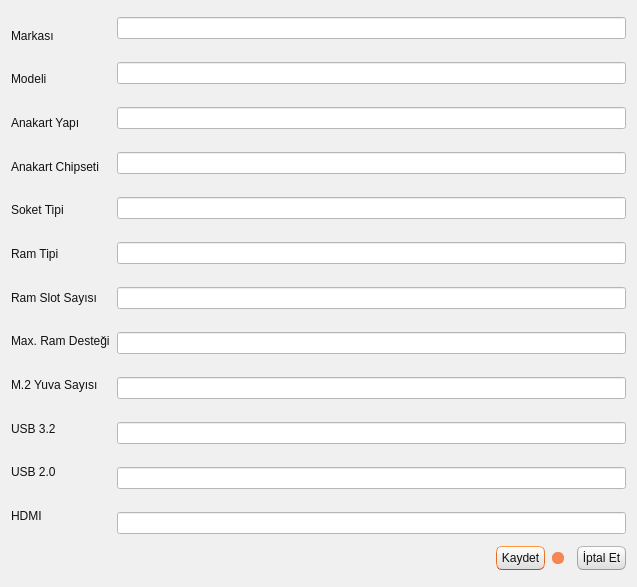
<?xml version="1.0" encoding="UTF-8"?>
<ui version="4.0">
 <class>TKNAnakartPencere</class>
 <widget class="QDialog" name="TKNAnakartPencere">
  <property name="geometry">
   <rect>
    <x>0</x>
    <y>0</y>
    <width>637</width>
    <height>587</height>
   </rect>
  </property>
  <property name="windowTitle">
   <string>Dialog</string>
  </property>
  <property name="styleSheet">
   <string notr="true">/*
Ubuntu Style Sheet for QT Applications
Author: Jaime A. Quiroga P.
Company: GTRONICK
Last updated: 09/10/2019 (dd/mm/yyyy), 12:31.
Available at: https://github.com/GTRONICK/QSS/blob/master/Ubuntu.qss
*/
QMainWindow {
	background-color:#f0f0f0;
}
QCheckBox {
	padding:2px;
}
QCheckBox:hover {
	border:1px solid rgb(255,150,60);
	border-radius:4px;
	padding: 1px;
	background-color:qlineargradient(spread:pad, x1:0.5, y1:1, x2:0.5, y2:0, stop:0 rgba(190, 90, 50, 50), stop:1 rgba(250, 130, 40, 50));
}
QCheckBox::indicator:checked {
	border:1px solid rgb(246, 134, 86);
	border-radius:4px;
  	background-color:rgb(246, 134, 86)
}
QCheckBox::indicator:unchecked {
	border-width:1px solid rgb(246, 134, 86);
	border-radius:4px;
  	background-color:rgb(255,255,255);
}
QColorDialog {
	background-color:#f0f0f0;
}
QComboBox {
	color:rgb(81,72,65);
	background: #ffffff;
}
QComboBox:editable {
	selection-color:rgb(81,72,65);
	selection-background-color: #ffffff;
}
QComboBox QAbstractItemView {
	selection-color: #ffffff;
	selection-background-color: rgb(246, 134, 86);
}
QComboBox:!editable:on, QComboBox::drop-down:editable:on {
	color:  #1e1d23;	
}
QDateTimeEdit, QDateEdit, QDoubleSpinBox, QFontComboBox {
	color:rgb(81,72,65);
	background-color: #ffffff;
}

QDialog {
	background-color:#f0f0f0;
}

QLabel,QLineEdit {
	color:rgb(17,17,17);
}
QLineEdit {
	background-color:rgb(255,255,255);
	selection-background-color:rgb(236,116,64);
}
QMenuBar {
	color:rgb(223,219,210);
	background-color:rgb(65,64,59);
}
QMenuBar::item {
	padding-top:4px;
	padding-left:4px;
	padding-right:4px;
	color:rgb(223,219,210);
	background-color:rgb(65,64,59);
}
QMenuBar::item:selected {
	color:rgb(255,255,255);
	padding-top:2px;
	padding-left:2px;
	padding-right:2px;
	border-top-width:2px;
	border-left-width:2px;
	border-right-width:2px;
	border-top-right-radius:4px;
	border-top-left-radius:4px;
	border-style:solid;
	background-color:rgb(65,64,59);
	border-top-color: rgb(47,47,44);
	border-right-color: qlineargradient(spread:pad, x1:0, y1:1, x2:1, y2:0, stop:0 rgba(90, 87, 78, 255), stop:1 rgba(47,47,44, 255));
	border-left-color:  qlineargradient(spread:pad, x1:1, y1:0, x2:0, y2:0, stop:0 rgba(90, 87, 78, 255), stop:1 rgba(47,47,44, 255));
}
QMenu {
	color:rgb(223,219,210);
	background-color:rgb(65,64,59);
}
QMenu::item {
	color:rgb(223,219,210);
	padding:4px 10px 4px 20px;
}
QMenu::item:selected {
	color:rgb(255,255,255);
	background-color: qlineargradient(spread:pad, x1:0.5, y1:1, x2:0.5, y2:0, stop:0 rgba(225, 108, 54, 255), stop:1 rgba(246, 134, 86, 255));
	border-style:solid;
	border-width:3px;
	padding:4px 7px 4px 17px;
	border-bottom-color:qlineargradient(spread:pad, x1:0.5, y1:1, x2:0.5, y2:0, stop:0 rgba(175,85,48,255), stop:1 rgba(236,114,67, 255));
	border-top-color:qlineargradient(spread:pad, x1:0.5, y1:1, x2:0.5, y2:0, stop:0 rgba(253,156,113,255), stop:1 rgba(205,90,46, 255));
	border-right-color:qlineargradient(spread:pad, x1:0, y1:0.5, x2:1, y2:0.5, stop:0 rgba(253,156,113,255), stop:1 rgba(205,90,46, 255));
	border-left-color:qlineargradient(spread:pad, x1:1, y1:0.5, x2:0, y2:0.5, stop:0 rgba(253,156,113,255), stop:1 rgba(205,90,46, 255));
}
QPlainTextEdit {
	border-width: 1px solid transparent;
	color:rgb(17,17,17);
	selection-background-color:rgb(236,116,64);
}
QProgressBar {
	text-align: center;
	color: rgb(0, 0, 0);
	border: 1px inset rgb(150,150,150); 
	border-radius: 10px;
	background-color:rgb(221,221,219);
}
QProgressBar::chunk:horizontal {
	background-color: qlineargradient(spread:pad, x1:0.5, y1:1, x2:0.5, y2:0, stop:0 rgba(225, 108, 54, 255), stop:1 rgba(246, 134, 86, 255));
	border:1px solid;
	border-radius:8px;
	border-bottom-color:qlineargradient(spread:pad, x1:0.5, y1:1, x2:0.5, y2:0, stop:0 rgba(175,85,48,255), stop:1 rgba(236,114,67, 255));
	border-top-color:qlineargradient(spread:pad, x1:0.5, y1:1, x2:0.5, y2:0, stop:0 rgba(253,156,113,255), stop:1 rgba(205,90,46, 255));
	border-right-color:qlineargradient(spread:pad, x1:0, y1:0.5, x2:1, y2:0.5, stop:0 rgba(253,156,113,255), stop:1 rgba(205,90,46, 255));
	border-left-color:qlineargradient(spread:pad, x1:1, y1:0.5, x2:0, y2:0.5, stop:0 rgba(253,156,113,255), stop:1 rgba(205,90,46, 255));
}
QPushButton{
	color:rgb(17,17,17);
	border-width: 1px;
	border-radius: 6px;
	border-bottom-color: rgb(150,150,150);
	border-right-color: rgb(165,165,165);
	border-left-color: rgb(165,165,165);
	border-top-color: rgb(180,180,180);
	border-style: solid;
	padding: 4px;
	background-color: qlineargradient(spread:pad, x1:0.5, y1:1, x2:0.5, y2:0, stop:0 rgba(220, 220, 220, 255), stop:1 rgba(255, 255, 255, 255));
}
QPushButton:hover{
	color:rgb(17,17,17);
	border-width: 1px;
	border-radius:6px;
	border-top-color: rgb(255,150,60);
	border-right-color: qlineargradient(spread:pad, x1:0, y1:1, x2:1, y2:0, stop:0 rgba(200, 70, 20, 255), stop:1 rgba(255,150,60, 255));
	border-left-color:  qlineargradient(spread:pad, x1:1, y1:0, x2:0, y2:0, stop:0 rgba(200, 70, 20, 255), stop:1 rgba(255,150,60, 255));
	border-bottom-color: rgb(200,70,20);
	border-style: solid;
	padding: 2px;
	background-color: qlineargradient(spread:pad, x1:0.5, y1:1, x2:0.5, y2:0, stop:0 rgba(220, 220, 220, 255), stop:1 rgba(255, 255, 255, 255));
}
QPushButton:default{
	color:rgb(17,17,17);
	border-width: 1px;
	border-radius:6px;
	border-top-color: rgb(255,150,60);
	border-right-color: qlineargradient(spread:pad, x1:0, y1:1, x2:1, y2:0, stop:0 rgba(200, 70, 20, 255), stop:1 rgba(255,150,60, 255));
	border-left-color:  qlineargradient(spread:pad, x1:1, y1:0, x2:0, y2:0, stop:0 rgba(200, 70, 20, 255), stop:1 rgba(255,150,60, 255));
	border-bottom-color: rgb(200,70,20);
	border-style: solid;
	padding: 2px;
	background-color: qlineargradient(spread:pad, x1:0.5, y1:1, x2:0.5, y2:0, stop:0 rgba(220, 220, 220, 255), stop:1 rgba(255, 255, 255, 255));
}
QPushButton:pressed{
	color:rgb(17,17,17);
	border-width: 1px;
	border-radius: 6px;
	border-width: 1px;
	border-top-color: rgba(255,150,60,200);
	border-right-color: qlineargradient(spread:pad, x1:0, y1:1, x2:1, y2:0, stop:0 rgba(200, 70, 20, 255), stop:1 rgba(255,150,60, 200));
	border-left-color:  qlineargradient(spread:pad, x1:1, y1:0, x2:0, y2:0, stop:0 rgba(200, 70, 20, 255), stop:1 rgba(255,150,60, 200));
	border-bottom-color: rgba(200,70,20,200);
	border-style: solid;
	padding: 2px;
	background-color: qlineargradient(spread:pad, x1:0.5, y1:0, x2:0.5, y2:1, stop:0 rgba(220, 220, 220, 255), stop:1 rgba(255, 255, 255, 255));
}
QPushButton:disabled{
	color:rgb(174,167,159);
	border-width: 1px;
	border-radius: 6px;
	background-color: qlineargradient(spread:pad, x1:0.5, y1:1, x2:0.5, y2:0, stop:0 rgba(200, 200, 200, 255), stop:1 rgba(230, 230, 230, 255));
}
QRadioButton {
	padding: 1px;
}
QRadioButton::indicator:checked {
	height: 10px;
	width: 10px;
	border-style:solid;
	border-radius:5px;
	border-width: 1px;
	border-color: rgba(246, 134, 86, 255);
	color: #a9b7c6;
	background-color:rgba(246, 134, 86, 255);
}
QRadioButton::indicator:!checked {
	height: 10px;
	width: 10px;
	border-style:solid;
	border-radius:5px;
	border-width: 1px;
	border-color: rgb(246, 134, 86);
	color: #a9b7c6;
	background-color: transparent;
}
QScrollArea {
	color: white;
	background-color:#f0f0f0;
}
QSlider::groove {
	border-style: solid;
	border-width: 1px;
	border-color: rgb(207,207,207);
}
QSlider::groove:horizontal {
	height: 5px;
	background: rgb(246, 134, 86);
}
QSlider::groove:vertical {
	width: 5px;
	background: rgb(246, 134, 86);
}
QSlider::handle:horizontal {
	background: rgb(253,253,253);
	border-style: solid;
	border-width: 1px;
	border-color: rgb(207,207,207);
	width: 12px;
	margin: -5px 0;
	border-radius: 7px;
}
QSlider::handle:vertical {
	background: rgb(253,253,253);
	border-style: solid;
	border-width: 1px;
	border-color: rgb(207,207,207);
	height: 12px;
	margin: 0 -5px;
	border-radius: 7px;
}
QSlider::add-page:horizontal, QSlider::add-page:vertical {
 	background: white;
}
QSlider::sub-page:horizontal, QSlider::sub-page:vertical {
	background: rgb(246, 134, 86);
}
QStatusBar, QSpinBox {
	color:rgb(81,72,65);
}
QSpinBox {
	background-color: #ffffff;
}
QScrollBar:horizontal {
	max-height: 20px;
	border: 1px transparent;
	margin: 0px 20px 0px 20px;
}
QScrollBar::handle:horizontal {
	background: rgb(253,253,253);
	border: 1px solid rgb(207,207,207);
	border-radius: 7px;
	min-width: 25px;
}
QScrollBar::handle:horizontal:hover {
	background: rgb(253,253,253);
	border: 1px solid rgb(255,150,60);
	border-radius: 7px;
	min-width: 25px;
}
QScrollBar::add-line:horizontal {
  	border: 1px solid rgb(207,207,207);
  	border-top-right-radius: 7px;
  	border-top-left-radius: 7px;
  	border-bottom-right-radius: 7px;
  	background: rgb(255, 255, 255);
  	width: 20px;
  	subcontrol-position: right;
  	subcontrol-origin: margin;
}
QScrollBar::add-line:horizontal:hover {
  	border: 1px solid rgb(255,150,60);
  	border-top-right-radius: 7px;
  	border-top-left-radius: 7px;
  	border-bottom-right-radius: 7px;
  	background: rgb(255, 255, 255);
  	width: 20px;
  	subcontrol-position: right;
  	subcontrol-origin: margin;
}
QScrollBar::add-line:horizontal:pressed {
  	border: 1px solid grey;
  	border-top-left-radius: 7px;
  	border-top-right-radius: 7px;
  	border-bottom-right-radius: 7px;
  	background: rgb(231,231,231);
  	width: 20px;
  	subcontrol-position: right;
  	subcontrol-origin: margin;
}
QScrollBar::sub-line:horizontal {
  	border: 1px solid rgb(207,207,207);
  	border-top-right-radius: 7px;
  	border-top-left-radius: 7px;
  	border-bottom-left-radius: 7px;
  	background: rgb(255, 255, 255);
  	width: 20px;
  	subcontrol-position: left;
  	subcontrol-origin: margin;
}
QScrollBar::sub-line:horizontal:hover {
  	border: 1px solid rgb(255,150,60);
  	border-top-right-radius: 7px;
  	border-top-left-radius: 7px;
  	border-bottom-left-radius: 7px;
  	background: rgb(255, 255, 255);
  	width: 20px;
  	subcontrol-position: left;
  	subcontrol-origin: margin;
}
QScrollBar::sub-line:horizontal:pressed {
  	border: 1px solid grey;
  	border-top-right-radius: 7px;
  	border-top-left-radius: 7px;
  	border-bottom-left-radius: 7px;
  	background: rgb(231,231,231);
  	width: 20px;
  	subcontrol-position: left;
  	subcontrol-origin: margin;
}
QScrollBar::left-arrow:horizontal {
  	border: 1px transparent grey;
  	border-top-left-radius: 3px;
  	border-bottom-left-radius: 3px;
  	width: 6px;
  	height: 6px;
  	background: rgb(230,230,230);
}
QScrollBar::right-arrow:horizontal {
	border: 1px transparent grey;
	border-top-right-radius: 3px;
	border-bottom-right-radius: 3px;
  	width: 6px;
  	height: 6px;
 	background: rgb(230,230,230);
}
QScrollBar::add-page:horizontal, QScrollBar::sub-page:horizontal {
 	background: none;
} 
QScrollBar:vertical {
	max-width: 20px;
	border: 1px transparent grey;
	margin: 20px 0px 20px 0px;
}
QScrollBar::add-line:vertical {
	border: 1px solid;
	border-color: rgb(207,207,207);
	border-bottom-right-radius: 7px;
	border-bottom-left-radius: 7px;
	border-top-left-radius: 7px;
	background: rgb(255, 255, 255);
  	height: 20px;
  	subcontrol-position: bottom;
  	subcontrol-origin: margin;
}
QScrollBar::add-line:vertical:hover {
  	border: 1px solid;
  	border-color: rgb(255,150,60);
  	border-bottom-right-radius: 7px;
  	border-bottom-left-radius: 7px;
  	border-top-left-radius: 7px;
  	background: rgb(255, 255, 255);
  	height: 20px;
  	subcontrol-position: bottom;
  	subcontrol-origin: margin;
}
QScrollBar::add-line:vertical:pressed {
  	border: 1px solid grey;
  	border-bottom-left-radius: 7px;
  	border-bottom-right-radius: 7px;
  	border-top-left-radius: 7px;
  	background: rgb(231,231,231);
  	height: 20px;
  	subcontrol-position: bottom;
  	subcontrol-origin: margin;
}
QScrollBar::sub-line:vertical {
  	border: 1px solid rgb(207,207,207);
  	border-top-right-radius: 7px;
  	border-top-left-radius: 7px;
  	border-bottom-left-radius: 7px;
  	background: rgb(255, 255, 255);
  	height: 20px;
  	subcontrol-position: top;
  	subcontrol-origin: margin;
}
QScrollBar::sub-line:vertical:hover {
  	border: 1px solid rgb(255,150,60);
  	border-top-right-radius: 7px;
  	border-top-left-radius: 7px;
  	border-bottom-left-radius: 7px;
	background: rgb(255, 255, 255);
  	height: 20px;
  	subcontrol-position: top;
  	subcontrol-origin: margin;
}
QScrollBar::sub-line:vertical:pressed {
  	border: 1px solid grey;
  	border-top-left-radius: 7px;
  	border-top-right-radius: 7px;
  	background: rgb(231,231,231);
 	height: 20px;
  	subcontrol-position: top;
  	subcontrol-origin: margin;
}
QScrollBar::handle:vertical {
	background: rgb(253,253,253);
	border: 1px solid rgb(207,207,207);
	border-radius: 7px;
	min-height: 25px;
}
QScrollBar::handle:vertical:hover {
	background: rgb(253,253,253);
	border: 1px solid rgb(255,150,60);
	border-radius: 7px;
	min-height: 25px;
}
QScrollBar::up-arrow:vertical {
	border: 1px transparent grey;
  	border-top-left-radius: 3px;
	border-top-right-radius: 3px;
  	width: 6px;
  	height: 6px;
  	background: rgb(230,230,230);
}
QScrollBar::down-arrow:vertical {
  	border: 1px transparent grey;
  	border-bottom-left-radius: 3px;
  	border-bottom-right-radius: 3px;
  	width: 6px;
  	height: 6px;
  	background: rgb(230,230,230);
}
QScrollBar::add-page:vertical, QScrollBar::sub-page:vertical {
  	background: none;
}
QTabWidget {
	color:rgb(0,0,0);
	background-color:rgb(247,246,246);
}
QTabWidget::pane {
	border-color: rgb(180,180,180);
	background-color:rgb(247,246,246);
	border-style: solid;
	border-width: 1px;
  	border-radius: 6px;
}
QTabBar::tab {
	padding-left:4px;
	padding-right:4px;
	padding-bottom:2px;
	padding-top:2px;
	color:rgb(81,72,65);
  	background-color: qlineargradient(spread:pad, x1:0.5, y1:1, x2:0.5, y2:0, stop:0 rgba(221,218,217,255), stop:1 rgba(240,239,238,255));
	border-style: solid;
	border-width: 1px;
  	border-top-right-radius:4px;
	border-top-left-radius:4px;
	border-top-color: rgb(180,180,180);
	border-left-color: rgb(180,180,180);
	border-right-color: rgb(180,180,180);
	border-bottom-color: transparent;
}
QTabBar::tab:selected, QTabBar::tab:last:selected, QTabBar::tab:hover {
  	background-color:rgb(247,246,246);
  	margin-left: 0px;
  	margin-right: 1px;
}
QTabBar::tab:!selected {
	margin-top: 1px;
	margin-right: 1px;
}
QTextEdit {
	border-width: 1px;
	border-style: solid;
	border-color:transparent;
	color:rgb(17,17,17);
	selection-background-color:rgb(236,116,64);
}
QTimeEdit, QToolBox, QToolBox::tab, QToolBox::tab:selected {
	color:rgb(81,72,65);
	background-color: #ffffff;
}</string>
  </property>
  <layout class="QVBoxLayout" name="verticalLayout_3">
   <item>
    <layout class="QHBoxLayout" name="horizontalLayout_2">
     <property name="spacing">
      <number>7</number>
     </property>
     <item>
      <layout class="QVBoxLayout" name="verticalLayout_2">
       <item>
        <widget class="QLabel" name="label">
         <property name="text">
          <string>Markası</string>
         </property>
         <property name="buddy">
          <cstring>lineEdit</cstring>
         </property>
        </widget>
       </item>
       <item>
        <widget class="QLabel" name="label_2">
         <property name="text">
          <string>Modeli</string>
         </property>
         <property name="buddy">
          <cstring>lineEdit_2</cstring>
         </property>
        </widget>
       </item>
       <item>
        <widget class="QLabel" name="label_7">
         <property name="text">
          <string>Anakart Yapı</string>
         </property>
         <property name="buddy">
          <cstring>lineEdit_3</cstring>
         </property>
        </widget>
       </item>
       <item>
        <widget class="QLabel" name="label_9">
         <property name="text">
          <string>Anakart Chipseti</string>
         </property>
         <property name="buddy">
          <cstring>lineEdit_4</cstring>
         </property>
        </widget>
       </item>
       <item>
        <widget class="QLabel" name="label_3">
         <property name="text">
          <string>Soket Tipi</string>
         </property>
         <property name="buddy">
          <cstring>lineEdit_5</cstring>
         </property>
        </widget>
       </item>
       <item>
        <widget class="QLabel" name="label_4">
         <property name="text">
          <string>Ram Tipi</string>
         </property>
         <property name="buddy">
          <cstring>lineEdit_6</cstring>
         </property>
        </widget>
       </item>
       <item>
        <widget class="QLabel" name="label_5">
         <property name="text">
          <string>Ram Slot Sayısı</string>
         </property>
         <property name="buddy">
          <cstring>lineEdit_7</cstring>
         </property>
        </widget>
       </item>
       <item>
        <widget class="QLabel" name="label_6">
         <property name="text">
          <string>Max. Ram Desteği</string>
         </property>
         <property name="buddy">
          <cstring>lineEdit_8</cstring>
         </property>
        </widget>
       </item>
       <item>
        <widget class="QLabel" name="label_8">
         <property name="text">
          <string>M.2 Yuva Sayısı</string>
         </property>
         <property name="buddy">
          <cstring>lineEdit_9</cstring>
         </property>
        </widget>
       </item>
       <item>
        <widget class="QLabel" name="label_10">
         <property name="text">
          <string>USB 3.2</string>
         </property>
         <property name="buddy">
          <cstring>lineEdit_10</cstring>
         </property>
        </widget>
       </item>
       <item>
        <widget class="QLabel" name="label_11">
         <property name="text">
          <string>USB 2.0</string>
         </property>
         <property name="buddy">
          <cstring>lineEdit_11</cstring>
         </property>
        </widget>
       </item>
       <item>
        <widget class="QLabel" name="label_13">
         <property name="text">
          <string>HDMI</string>
         </property>
         <property name="buddy">
          <cstring>lineEdit_13</cstring>
         </property>
        </widget>
       </item>
      </layout>
     </item>
     <item>
      <layout class="QVBoxLayout" name="verticalLayout">
       <property name="spacing">
        <number>23</number>
       </property>
       <item>
        <widget class="QLineEdit" name="lineEdit"/>
       </item>
       <item>
        <widget class="QLineEdit" name="lineEdit_2"/>
       </item>
       <item>
        <widget class="QLineEdit" name="lineEdit_3"/>
       </item>
       <item>
        <widget class="QLineEdit" name="lineEdit_4"/>
       </item>
       <item>
        <widget class="QLineEdit" name="lineEdit_5"/>
       </item>
       <item>
        <widget class="QLineEdit" name="lineEdit_6"/>
       </item>
       <item>
        <widget class="QLineEdit" name="lineEdit_7"/>
       </item>
       <item>
        <widget class="QLineEdit" name="lineEdit_8"/>
       </item>
       <item>
        <widget class="QLineEdit" name="lineEdit_9"/>
       </item>
       <item>
        <widget class="QLineEdit" name="lineEdit_10"/>
       </item>
       <item>
        <widget class="QLineEdit" name="lineEdit_11"/>
       </item>
       <item>
        <widget class="QLineEdit" name="lineEdit_13"/>
       </item>
      </layout>
     </item>
    </layout>
   </item>
   <item>
    <layout class="QHBoxLayout" name="horizontalLayout">
     <item>
      <spacer name="horizontalSpacer">
       <property name="orientation">
        <enum>Qt::Horizontal</enum>
       </property>
       <property name="sizeHint" stdset="0">
        <size>
         <width>40</width>
         <height>20</height>
        </size>
       </property>
      </spacer>
     </item>
     <item>
      <widget class="QPushButton" name="pushButton">
       <property name="text">
        <string>Kaydet</string>
       </property>
       <property name="icon">
        <iconset resource="../../kaynaklar.qrc">
         <normaloff>:/resimler/Save.png</normaloff>:/resimler/Save.png</iconset>
       </property>
      </widget>
     </item>
     <item>
      <widget class="QRadioButton" name="radioButton">
       <property name="acceptDrops">
        <bool>false</bool>
       </property>
       <property name="text">
        <string/>
       </property>
       <property name="checked">
        <bool>true</bool>
       </property>
      </widget>
     </item>
     <item>
      <widget class="QPushButton" name="pushButton_3">
       <property name="text">
        <string>İptal Et</string>
       </property>
       <property name="icon">
        <iconset resource="../../kaynaklar.qrc">
         <normaloff>:/resimler/dialog-close.png</normaloff>:/resimler/dialog-close.png</iconset>
       </property>
      </widget>
     </item>
    </layout>
   </item>
  </layout>
 </widget>
 <tabstops>
  <tabstop>radioButton</tabstop>
  <tabstop>lineEdit</tabstop>
  <tabstop>lineEdit_2</tabstop>
  <tabstop>lineEdit_3</tabstop>
  <tabstop>lineEdit_4</tabstop>
  <tabstop>lineEdit_5</tabstop>
  <tabstop>lineEdit_6</tabstop>
  <tabstop>lineEdit_7</tabstop>
  <tabstop>lineEdit_8</tabstop>
  <tabstop>lineEdit_9</tabstop>
  <tabstop>lineEdit_10</tabstop>
  <tabstop>lineEdit_11</tabstop>
  <tabstop>lineEdit_13</tabstop>
  <tabstop>pushButton</tabstop>
  <tabstop>pushButton_3</tabstop>
 </tabstops>
 <resources>
  <include location="../../kaynaklar.qrc"/>
 </resources>
 <connections>
  <connection>
   <sender>pushButton</sender>
   <signal>clicked()</signal>
   <receiver>TKNAnakartPencere</receiver>
   <slot>accept()</slot>
   <hints>
    <hint type="sourcelabel">
     <x>453</x>
     <y>548</y>
    </hint>
    <hint type="destinationlabel">
     <x>29</x>
     <y>563</y>
    </hint>
   </hints>
  </connection>
  <connection>
   <sender>pushButton_3</sender>
   <signal>clicked()</signal>
   <receiver>TKNAnakartPencere</receiver>
   <slot>reject()</slot>
   <hints>
    <hint type="sourcelabel">
     <x>570</x>
     <y>541</y>
    </hint>
    <hint type="destinationlabel">
     <x>77</x>
     <y>559</y>
    </hint>
   </hints>
  </connection>
 </connections>
</ui>
